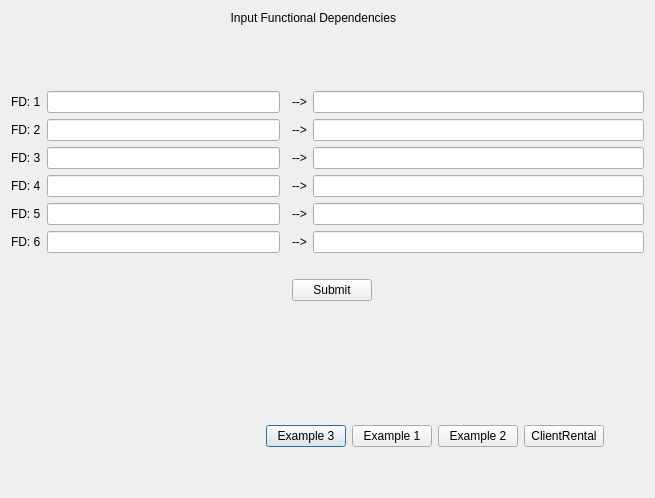
<?xml version="1.0" encoding="UTF-8"?>
<ui version="4.0">
 <class>Dialog_fd_input</class>
 <widget class="QDialog" name="Dialog_fd_input">
  <property name="geometry">
   <rect>
    <x>0</x>
    <y>0</y>
    <width>655</width>
    <height>498</height>
   </rect>
  </property>
  <property name="windowTitle">
   <string>Dialog</string>
  </property>
  <layout class="QGridLayout" name="gridLayout_2">
   <item row="1" column="0">
    <layout class="QHBoxLayout" name="horizontalLayout_2">
     <item>
      <spacer name="horizontalSpacer_3">
       <property name="orientation">
        <enum>Qt::Horizontal</enum>
       </property>
       <property name="sizeHint" stdset="0">
        <size>
         <width>40</width>
         <height>20</height>
        </size>
       </property>
      </spacer>
     </item>
     <item>
      <widget class="QPushButton" name="ext3Button">
       <property name="text">
        <string>Example 3</string>
       </property>
      </widget>
     </item>
     <item>
      <widget class="QPushButton" name="ex1Button">
       <property name="sizePolicy">
        <sizepolicy hsizetype="Fixed" vsizetype="Fixed">
         <horstretch>0</horstretch>
         <verstretch>0</verstretch>
        </sizepolicy>
       </property>
       <property name="text">
        <string>Example 1</string>
       </property>
      </widget>
     </item>
     <item>
      <widget class="QPushButton" name="ex2Button">
       <property name="sizePolicy">
        <sizepolicy hsizetype="Fixed" vsizetype="Fixed">
         <horstretch>0</horstretch>
         <verstretch>0</verstretch>
        </sizepolicy>
       </property>
       <property name="text">
        <string>Example 2</string>
       </property>
      </widget>
     </item>
     <item>
      <widget class="QPushButton" name="cRentalButton">
       <property name="sizePolicy">
        <sizepolicy hsizetype="Fixed" vsizetype="Fixed">
         <horstretch>0</horstretch>
         <verstretch>0</verstretch>
        </sizepolicy>
       </property>
       <property name="text">
        <string>ClientRental</string>
       </property>
      </widget>
     </item>
     <item>
      <spacer name="horizontalSpacer_4">
       <property name="orientation">
        <enum>Qt::Horizontal</enum>
       </property>
       <property name="sizeType">
        <enum>QSizePolicy::Fixed</enum>
       </property>
       <property name="sizeHint" stdset="0">
        <size>
         <width>40</width>
         <height>20</height>
        </size>
       </property>
      </spacer>
     </item>
    </layout>
   </item>
   <item row="0" column="0">
    <layout class="QGridLayout" name="gridLayout">
     <item row="3" column="2">
      <widget class="QPushButton" name="push_fd_Button">
       <property name="sizePolicy">
        <sizepolicy hsizetype="Fixed" vsizetype="Fixed">
         <horstretch>10</horstretch>
         <verstretch>20</verstretch>
        </sizepolicy>
       </property>
       <property name="text">
        <string>Submit</string>
       </property>
      </widget>
     </item>
     <item row="0" column="0" colspan="3">
      <layout class="QVBoxLayout" name="verticalLayout">
       <item>
        <widget class="QLabel" name="label">
         <property name="sizePolicy">
          <sizepolicy hsizetype="Fixed" vsizetype="Fixed">
           <horstretch>0</horstretch>
           <verstretch>100</verstretch>
          </sizepolicy>
         </property>
         <property name="text">
          <string>                                                                  Input Functional Dependencies</string>
         </property>
        </widget>
       </item>
       <item>
        <spacer name="verticalSpacer_2">
         <property name="orientation">
          <enum>Qt::Vertical</enum>
         </property>
         <property name="sizeType">
          <enum>QSizePolicy::Fixed</enum>
         </property>
         <property name="sizeHint" stdset="0">
          <size>
           <width>20</width>
           <height>40</height>
          </size>
         </property>
        </spacer>
       </item>
       <item>
        <layout class="QHBoxLayout" name="horizontalLayout">
         <property name="spacing">
          <number>6</number>
         </property>
         <item>
          <spacer name="horizontalSpacer_2">
           <property name="orientation">
            <enum>Qt::Horizontal</enum>
           </property>
           <property name="sizeType">
            <enum>QSizePolicy::MinimumExpanding</enum>
           </property>
           <property name="sizeHint" stdset="0">
            <size>
             <width>40</width>
             <height>20</height>
            </size>
           </property>
          </spacer>
         </item>
        </layout>
       </item>
      </layout>
     </item>
     <item row="2" column="2">
      <spacer name="verticalSpacer">
       <property name="orientation">
        <enum>Qt::Vertical</enum>
       </property>
       <property name="sizeType">
        <enum>QSizePolicy::Fixed</enum>
       </property>
       <property name="sizeHint" stdset="0">
        <size>
         <width>20</width>
         <height>20</height>
        </size>
       </property>
      </spacer>
     </item>
     <item row="3" column="0" colspan="2">
      <spacer name="horizontalSpacer">
       <property name="orientation">
        <enum>Qt::Horizontal</enum>
       </property>
       <property name="sizeType">
        <enum>QSizePolicy::Fixed</enum>
       </property>
       <property name="sizeHint" stdset="0">
        <size>
         <width>275</width>
         <height>20</height>
        </size>
       </property>
      </spacer>
     </item>
     <item row="1" column="2">
      <layout class="QFormLayout" name="formLayout_2">
       <item row="0" column="0">
        <widget class="QLabel" name="label_9">
         <property name="text">
          <string>--&gt;</string>
         </property>
        </widget>
       </item>
       <item row="0" column="1">
        <widget class="QLineEdit" name="lineEdit_7"/>
       </item>
       <item row="1" column="0">
        <widget class="QLabel" name="label_10">
         <property name="text">
          <string>--&gt;</string>
         </property>
        </widget>
       </item>
       <item row="1" column="1">
        <widget class="QLineEdit" name="lineEdit_8"/>
       </item>
       <item row="2" column="0">
        <widget class="QLabel" name="label_11">
         <property name="text">
          <string>--&gt;</string>
         </property>
        </widget>
       </item>
       <item row="2" column="1">
        <widget class="QLineEdit" name="lineEdit_9"/>
       </item>
       <item row="3" column="0">
        <widget class="QLabel" name="label_12">
         <property name="text">
          <string>--&gt;</string>
         </property>
        </widget>
       </item>
       <item row="3" column="1">
        <widget class="QLineEdit" name="lineEdit_10"/>
       </item>
       <item row="4" column="0">
        <widget class="QLabel" name="label_13">
         <property name="text">
          <string>--&gt;</string>
         </property>
        </widget>
       </item>
       <item row="4" column="1">
        <widget class="QLineEdit" name="lineEdit_11"/>
       </item>
       <item row="5" column="0">
        <widget class="QLabel" name="label_14">
         <property name="text">
          <string>--&gt;</string>
         </property>
        </widget>
       </item>
       <item row="5" column="1">
        <widget class="QLineEdit" name="lineEdit_12"/>
       </item>
      </layout>
     </item>
     <item row="1" column="0">
      <layout class="QFormLayout" name="formLayout">
       <item row="0" column="0">
        <widget class="QLabel" name="label_2">
         <property name="text">
          <string>FD: 1</string>
         </property>
        </widget>
       </item>
       <item row="0" column="1">
        <widget class="QLineEdit" name="lineEdit_1"/>
       </item>
       <item row="1" column="0">
        <widget class="QLabel" name="label_3">
         <property name="text">
          <string>FD: 2</string>
         </property>
        </widget>
       </item>
       <item row="1" column="1">
        <widget class="QLineEdit" name="lineEdit_2"/>
       </item>
       <item row="2" column="0">
        <widget class="QLabel" name="label_4">
         <property name="text">
          <string>FD: 3</string>
         </property>
        </widget>
       </item>
       <item row="2" column="1">
        <widget class="QLineEdit" name="lineEdit_3"/>
       </item>
       <item row="3" column="0">
        <widget class="QLabel" name="label_5">
         <property name="text">
          <string>FD: 4</string>
         </property>
        </widget>
       </item>
       <item row="3" column="1">
        <widget class="QLineEdit" name="lineEdit_4"/>
       </item>
       <item row="4" column="0">
        <widget class="QLabel" name="label_6">
         <property name="text">
          <string>FD: 5</string>
         </property>
        </widget>
       </item>
       <item row="4" column="1">
        <widget class="QLineEdit" name="lineEdit_5"/>
       </item>
       <item row="5" column="0">
        <widget class="QLabel" name="label_7">
         <property name="text">
          <string>FD: 6</string>
         </property>
        </widget>
       </item>
       <item row="5" column="1">
        <widget class="QLineEdit" name="lineEdit_6"/>
       </item>
      </layout>
     </item>
     <item row="4" column="2">
      <spacer name="verticalSpacer_3">
       <property name="orientation">
        <enum>Qt::Vertical</enum>
       </property>
       <property name="sizeHint" stdset="0">
        <size>
         <width>20</width>
         <height>40</height>
        </size>
       </property>
      </spacer>
     </item>
    </layout>
   </item>
   <item row="2" column="0">
    <spacer name="verticalSpacer_4">
     <property name="orientation">
      <enum>Qt::Vertical</enum>
     </property>
     <property name="sizeType">
      <enum>QSizePolicy::Fixed</enum>
     </property>
     <property name="sizeHint" stdset="0">
      <size>
       <width>20</width>
       <height>40</height>
      </size>
     </property>
    </spacer>
   </item>
  </layout>
 </widget>
 <tabstops>
  <tabstop>lineEdit_1</tabstop>
  <tabstop>lineEdit_7</tabstop>
  <tabstop>lineEdit_2</tabstop>
  <tabstop>lineEdit_8</tabstop>
  <tabstop>lineEdit_3</tabstop>
  <tabstop>lineEdit_9</tabstop>
  <tabstop>lineEdit_4</tabstop>
  <tabstop>lineEdit_10</tabstop>
  <tabstop>lineEdit_5</tabstop>
  <tabstop>lineEdit_11</tabstop>
  <tabstop>lineEdit_6</tabstop>
  <tabstop>lineEdit_12</tabstop>
 </tabstops>
 <resources/>
 <connections/>
</ui>
